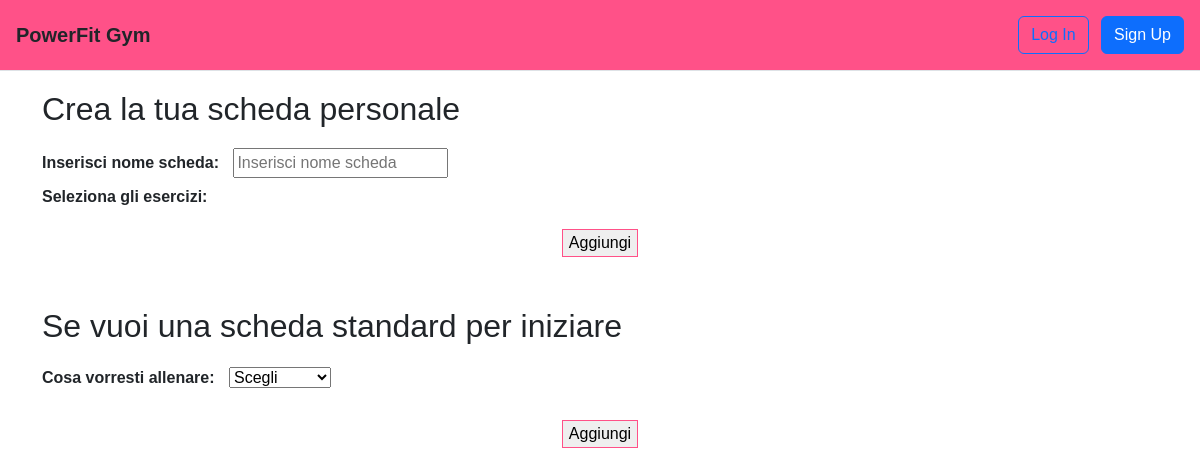
The app's page /exercises/new/, older data.
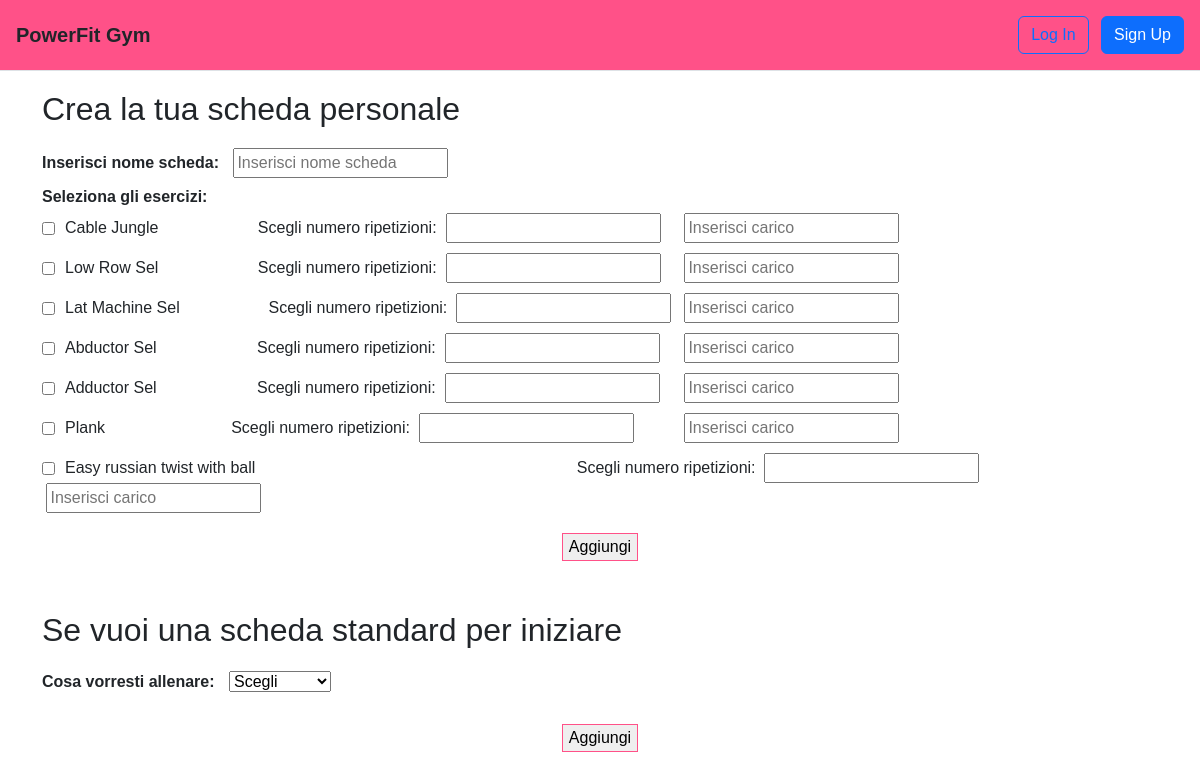
The same page, newer data.
### exercises/models.py (models this page shows, shortened)
class Esercizi(models.Model):
    class EnumCategory(models.TextChoices):
        Arm = "AR", _("Arm")
        Abdomen = "AB", _("Abdomen")
        Leg = "L", _("Leg")
    ExID = models.IntegerField(default=0, unique=True, db_index=True)
    category = models.CharField(max_length=2, choices=EnumCategory.choices, default=EnumCategory.Arm)
    name = models.CharField(max_length=255)
    description = models.TextField(max_length=255)
    ripetizioni = models.IntegerField(default=1)
    carico = models.IntegerField(default=0)
    isDefault = models.BooleanField(default=True)

### exercises/views.py (the view, shortened to what this page needs)
# urls.py: path("new/", views.new_workout, name="article_new"),
def new_workout(request):
    LCreationResult = str()
    LFreeExList = Esercizi.objects.filter(isDefault=False)
    t_tuple = list(tuple(str()))
    for value in LFreeExList:
        t_tuple.append((value.get_category_display(), value.name, value.description, value.ExID))
    return render(request, "new_workout.html", {"lista_esercizi": t_tuple, "CreationResult": LCreationResult})

### templates/new_workout.html (shortened to what this page needs)
{% extends "base.html" %}
{% load crispy_forms_tags %}
{% block content %}
    <h2>Crea la tua scheda personale</h2>
    <form action="" method="post">{% csrf_token %}
        <label for="id_nomescheda" style="margin-right: 10px; margin-bottom: 10px;"><b>Inserisci nome
            scheda:</b></label>
        <input type="text" id="id_nomescheda" name="n_nomescheda" placeholder="Inserisci nome scheda">
        <div style="margin-bottom: 4px;"><b>Seleziona gli esercizi:</b></div>
        {% for value_esercizio in lista_esercizi %}
            <div style="margin-bottom: 10px; width: 84%; display: flex; flex-wrap: wrap; justify-content: space-between">
                <div style="width: auto; display: flex; margin-right: 80px; align-items: center">
                    <input type="checkbox" id="id_selex{{ value_esercizio.3 }}"
                           name="n_selex{{ value_esercizio.3 }}" style="margin-right: 10px;">
                    <label for="id_selex{{ value_esercizio.3 }}">
                        {{ value_esercizio.1 }}
                    </label>
                </div>
                <div style="width: auto; text-align: left">
                    Scegli numero ripetizioni:
                    <input type="number" min="0" id="id_repetitions{{ value_esercizio.3 }}" name="n_repetitions{{ value_esercizio.3 }}">
                </div>
                <div style="width: auto; margin-right: 80px; align-items: center">
                    <input type="number" min="0" id="id_load{{ value_esercizio.3 }}" name="n_load{{ value_esercizio.3 }}" placeholder="Inserisci carico">
                </div>
            </div>
        {% endfor %}
        <div style="margin-top: 20px; margin-bottom: 50px; text-align: center;">
            <input type="submit" name="Aggiungi" value="Aggiungi" style="border: 1px solid #ff5188;">
        </div>
    </form>
    <h2>Se vuoi una scheda standard per iniziare</h2>
    <form action="" method="post">{% csrf_token %}
        <label for="id_schedebase" style="margin-right: 10px; margin-bottom: 10px;"><b>Cosa vorresti
            allenare:</b></label>
        <select id="id_schedebase" name="n_schedebase">
            <option selected disabled>Scegli</option>
        </select>
        <div style="margin-top: 20px; margin-bottom: 50px; text-align: center;">
            <input type="submit" name="Aggiungi2" value="Aggiungi" style="border: 1px solid #ff5188;">
        </div>
    </form>
{% endblock content %}

### templates/base.html (shortened to what this page needs)
<!DOCTYPE html>
<html>
<head>
    {% load static %}
    <link href="https://cdn.jsdelivr.net/npm/bootstrap@5.2.3/dist/css/bootstrap.min.css" rel="stylesheet"
>
</head>
<body style="font-family: sans-serif;">
<header class="p-3 mb-3 border-bottom" style="background: #ff5188; position: fixed; width: 100%; top: 0; z-index: 1;">
    <div class="d-flex flex-wrap align-items-center justify-content-center
        justify-content-lg-start">
        <div style="padding-right: 20px; font-size: 20px;"><a class="navbar-brand middle_space" href="{% url 'home' %}"><b>PowerFit Gym</b></a>
        </div>
            {% if user.is_authenticated %}
                <li><a href="{% url 'my_workout' %}" class="nav-link px-2 link-dark">My Workout</a></li>
                <li><a href="{% url 'article_new' %}" class="nav-link px-2 link-dark">New Workout</a></li>
                <li><a href="{% url 'ex_done' %}" class="nav-link px-2 link-dark">Goal</a></li>
                </ul>
                <div class="dropdown text-end">
                    <a href="#" class="d-block link-dark text-decoration-none dropdown-toggle" id="dropdownUser1"
                       data-bs-toggle="dropdown" aria-expanded="false">
                        {{ user.username }}
                    </a>
                    <ul class="dropdown-menu text-small" aria-labelledby="dropdownUser1">
                        <li><a class="dropdown-item" href="{% url 'password_change' %}">
                            Change password</a></li>
                        <li><a class="dropdown-item" href="{% url 'logout' %}">Log Out</a></li>
                    </ul>
                </div>
            {% else %}
                <div class="text-end">
                    <a href="{% url 'login' %}" class="btn btn-outline-primary me-2">
                        Log In</a>
                    <a href="{% url 'signup' %}" class="btn btn-primary">Sign Up</a>
                </div>
            {% endif %}
    </div>
</header>
<main>
    <div class="container" style="margin-top: 90px">
        {% block content %}
        {% endblock content %}
    </div>
</main>
</body>
</html>

Row changes from the older to the newer data that the page shows:
added Esercizi: name "Cable Jungle"
added Esercizi: name "Low Row Sel"
added Esercizi: name "Lat Machine Sel"
added Esercizi: name "Abductor Sel"
added Esercizi: name "Adductor Sel"
added Esercizi: name "Plank"
added Esercizi: name "Easy russian twist with ball"
Text that changed along with them:
new list line: "☐ Scegli numero ripetizioni:  "
